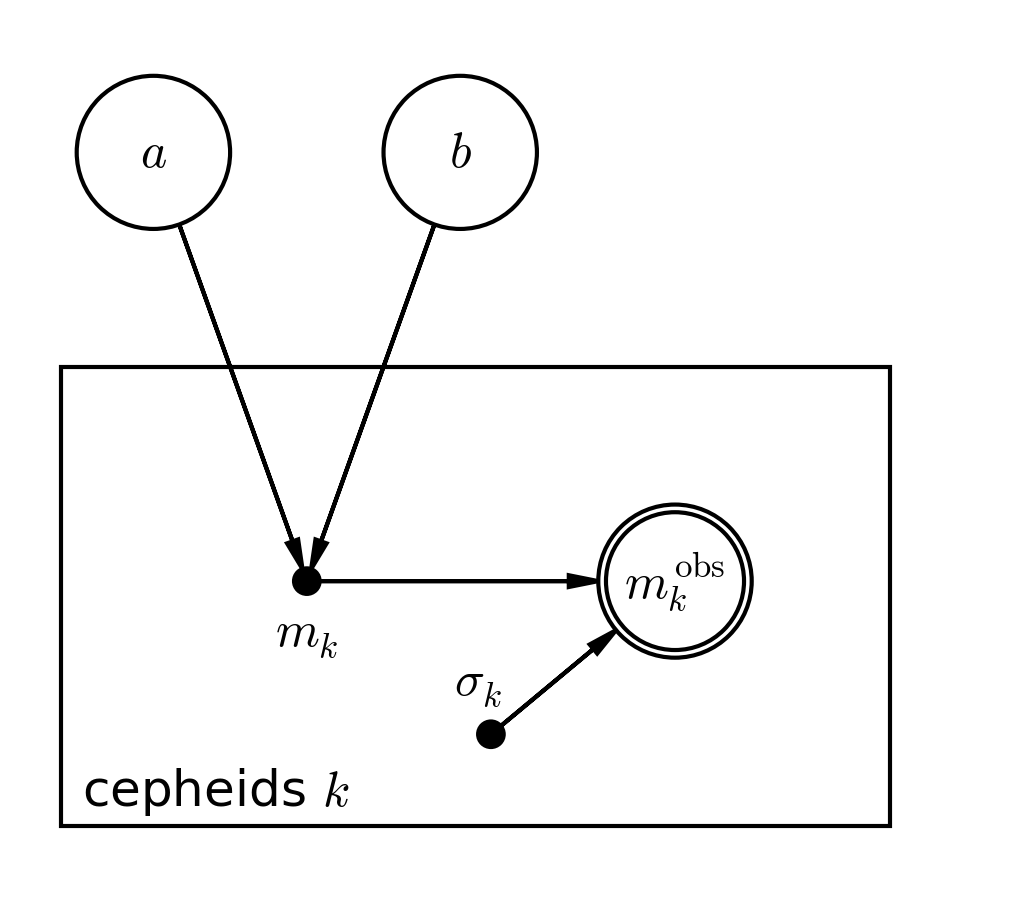

Generate this figure with Python:
import daft


def simple():

    # Instantiate a PGM.
    pgm = daft.PGM([3.3, 3.0], origin=[0.3, 0.3], grid_unit=2.6, node_unit=1.3, observed_style="inner")

    # Model parameters:
    pgm.add_node(daft.Node("a", r"$a$", 0.8, 2.8))
    pgm.add_node(daft.Node("b", r"$b$", 1.8, 2.8))

    # Latent variable - intrinsic magnitude:
    pgm.add_node(daft.Node("m", r"$m_k$", 1.3, 1.4, fixed=True, offset=(0,-25)))

    # Data - observed magnitude:
    pgm.add_node(daft.Node("mobs", r"$m^{\rm obs}_k$", 2.5, 1.4, observed=True))

    # Constants - magnitude errors:
    pgm.add_node(daft.Node("merr", r"$\sigma_k$", 1.9, 0.9, fixed=True, offset=(-3,0)))

    # Add in the edges.
    pgm.add_edge("a", "m")
    pgm.add_edge("b", "m")
    pgm.add_edge("merr", "mobs")
    pgm.add_edge("m", "mobs")

    # And a plate for the pixels
    pgm.add_plate(daft.Plate([0.5, 0.7, 2.7, 1.4], label=r"cepheids $k$", shift=-0.1))

    # Render and save.
    pgm.render()
    pgm.figure.savefig("cepheids_pgm.png", dpi=300)

    return


# Just make the PGM:

pgm()
